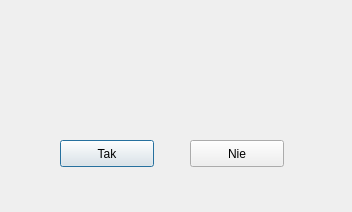
<?xml version="1.0" encoding="UTF-8"?>
<ui version="4.0">
 <class>Dialog</class>
 <widget class="QDialog" name="Dialog">
  <property name="geometry">
   <rect>
    <x>0</x>
    <y>0</y>
    <width>352</width>
    <height>212</height>
   </rect>
  </property>
  <property name="windowTitle">
   <string>Dialog</string>
  </property>
  <widget class="QLabel" name="label">
   <property name="geometry">
    <rect>
     <x>40</x>
     <y>20</y>
     <width>281</width>
     <height>51</height>
    </rect>
   </property>
   <property name="text">
    <string/>
   </property>
  </widget>
  <widget class="QPushButton" name="yes">
   <property name="geometry">
    <rect>
     <x>60</x>
     <y>140</y>
     <width>94</width>
     <height>27</height>
    </rect>
   </property>
   <property name="text">
    <string>Tak</string>
   </property>
  </widget>
  <widget class="QPushButton" name="no">
   <property name="geometry">
    <rect>
     <x>190</x>
     <y>140</y>
     <width>94</width>
     <height>27</height>
    </rect>
   </property>
   <property name="text">
    <string>Nie</string>
   </property>
  </widget>
 </widget>
 <resources/>
 <connections/>
</ui>
